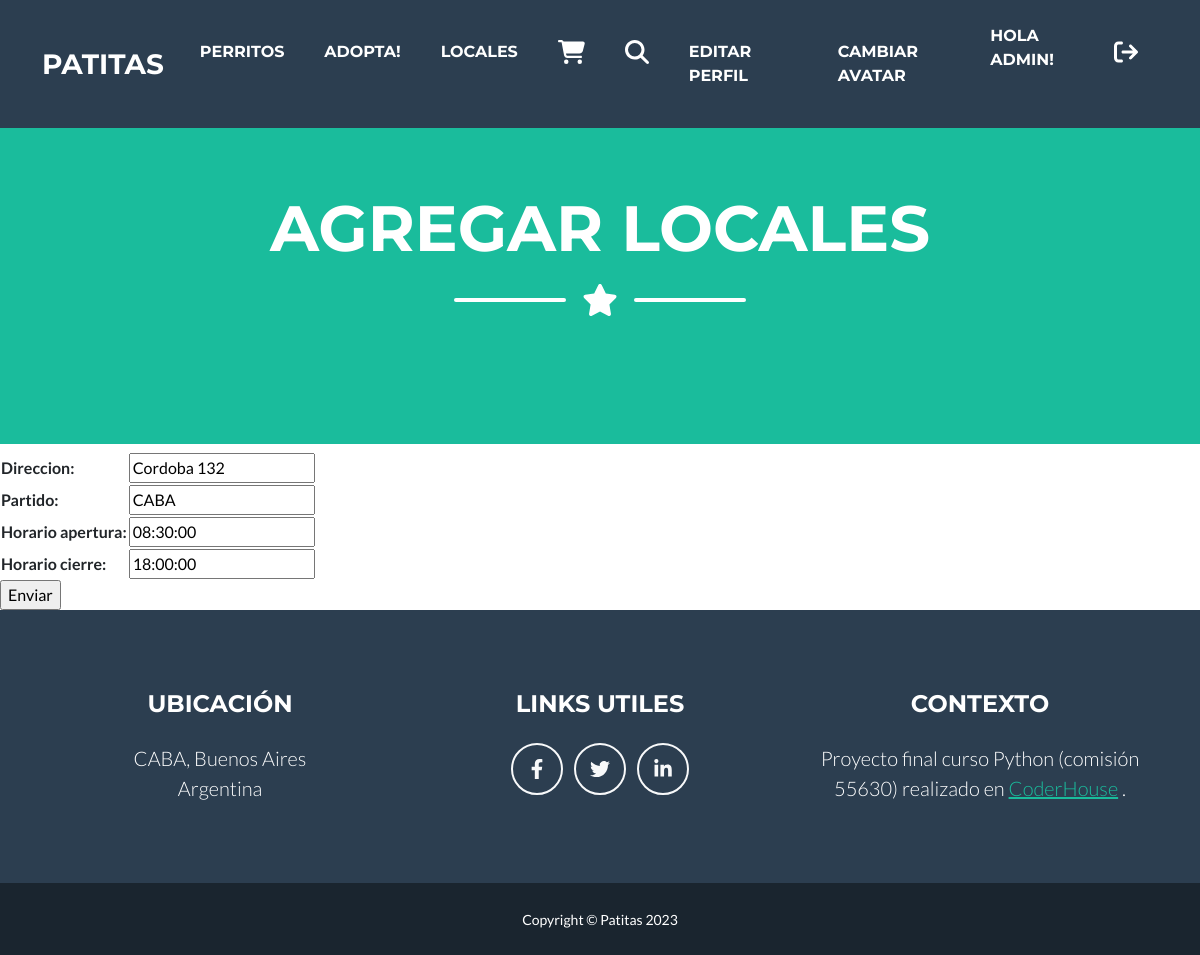
Page /update_local/1/ (signed in) on the committed database.
### aplicacion/models.py (models this page shows, shortened)
class Local(models.Model):
    direccion = models.CharField(max_length=50)
    horario_apertura = models.TimeField()
    horario_cierre = models.TimeField()
    partido = models.CharField(max_length=50)
    class Meta:
        ordering = ['partido']

### aplicacion/views.py (the view)
# urls.py: path('update_local/<int:pk>/', LocalUpdate.as_view(), name="update_local" ),
class LocalUpdate(LoginRequiredMixin, UpdateView):
    model = Local
    fields = ['direccion', 'partido', 'horario_apertura', 'horario_cierre']
    success_url = reverse_lazy('local')

### aplicacion/templates/aplicacion/local_form.html (shortened to what this page needs)
{% extends 'aplicacion/base.html' %}
{% load static %}
{% block titulo_principal %}Agregar locales{% endblock titulo_principal %}

### aplicacion/templates/aplicacion/base.html (shortened to what this page needs)
<!DOCTYPE html>
<html lang="en">
    <head>
        {% load static %}
        <link href="{% static 'aplicacion/css/styles.css' %}" rel="stylesheet" />
    </head>
    <body id="page-top">
        <nav class="navbar navbar-expand-lg bg-secondary text-uppercase fixed-top" id="mainNav">
            <div class="container">
                <a class="navbar-brand" href="{% url 'home' %}">Patitas</a>
                <div class="collapse navbar-collapse" id="navbarResponsive">
                    <ul class="navbar-nav ms-auto">
                        {% if user.is_authenticated %}
                        <li class="nav-item mx-0 mx-lg-1"><a class="nav-link py-3 px-0 px-lg-3 rounded" href="{% url 'perro' %}">Perritos</a></li>
                        <li class="nav-item mx-0 mx-lg-1"><a class="nav-link py-3 px-0 px-lg-3 rounded" href="{% url 'adoptante' %}">Adopta!</a></li>
                        <li class="nav-item mx-0 mx-lg-1"><a class="nav-link py-3 px-0 px-lg-3 rounded" href="{% url 'local' %}">Locales</a></li>
                        <li class="nav-item mx-0 mx-lg-1"><a class="nav-link py-3 px-0 px-lg-3 rounded" href="{% url 'articulo' %}"><i class="fa-solid fa-cart-shopping fa-xl" style="color: #ffffff;"></i></a></li>
                        <li class="nav-item mx-0 mx-lg-1"><a class="nav-link py-3 px-0 px-lg-3 rounded" href="{% url 'buscar_articulo' %}"><i class="fa-solid fa-magnifying-glass fa-xl" style="color: #ffffff;"></i></a></li>
                        <li class="nav-item mx-0 mx-lg-1"><a class="nav-link py-3 px-0 px-lg-3 rounded" href="{% url 'editar_perfil' %}">Editar perfil</a></li>
                        <li class="nav-item mx-0 mx-lg-1"><a class="nav-link py-3 px-0 px-lg-3 rounded" href="{% url 'agregar_avatar' %}">Cambiar avatar</a></li>
                        <p style="color:white">Hola {{user.username}}!</p>
                        <li class="nav-item mx-0 mx-lg-1"><a class="nav-link py-3 px-0 px-lg-3 rounded" href="{% url 'logout' %}"><i class="fa-solid fa-arrow-right-from-bracket fa-xl" style="color: #ffffff;"></i></a></li>
                    {% endif %}
                    </ul>
                </div>
            </div>
        </nav>
        <header class="masthead bg-primary text-white text-center">
            <div class="container d-flex align-items-center flex-column">
                <h1 class="masthead-heading text-uppercase mb-0">{% block titulo_principal %} Bienvenido {% endblock titulo_principal %}</h1>
                <div class="divider-custom divider-light">
                    <div class="divider-custom-line"></div>
                    <div class="divider-custom-icon"><i class="fas fa-star"></i></div>
                    <div class="divider-custom-line"></div>
                </div>
            </div>
        </header>
        {% block formulario %}
        <form action="" method="POST">
            <table>
                {{ form.as_table }}
            </table>
            <input type="submit" value="Enviar">
        </form>
        {% endblock formulario %}
        {% block footer %}
        <footer class="footer text-center">
            <div class="container">
                <div class="row">
                    <div class="col-lg-4 mb-5 mb-lg-0">
                        <h4 class="text-uppercase mb-4">Ubicación</h4>
                        <p class="lead mb-0">
                            CABA, Buenos Aires
                            <br />
                            Argentina
                        </p>
                    </div>
                    <div class="col-lg-4 mb-5 mb-lg-0">
                        <h4 class="text-uppercase mb-4">Links utiles</h4>
                        <a class="btn btn-outline-light btn-social mx-1" href="https://es-la.facebook.com/mariana.gomezparadiuk/"><i class="fab fa-fw fa-facebook-f"></i></a>
                        <a class="btn btn-outline-light btn-social mx-1" href="https://twitter.com/i/flow/login?redirect_after_login=%2Fmaruu_07%2Fstatuses%2F915567448199397383"><i class="fab fa-fw fa-twitter"></i></a>
                        <a class="btn btn-outline-light btn-social mx-1" href="https://www.linkedin.com/in/mariana-c-g%C3%B3mez-paradiuk-9b1276183/"><i class="fab fa-fw fa-linkedin-in"></i></a>
                    </div>
                    <div class="col-lg-4">
                        <h4 class="text-uppercase mb-4">Contexto</h4>
                        <p class="lead mb-0">
                            Proyecto final curso Python (comisión 55630) realizado en
                            <a href="https://www.coderhouse.com/">CoderHouse</a>
                            .
                        </p>
                    </div>
                </div>
            </div>
        </footer>
        {% endblock footer %}
        <div class="copyright py-4 text-center text-white">
            <div class="container"><small>Copyright &copy; Patitas 2023</small></div>
        </div>
    </body>
</html>

### rows in the picture
Local: direccion "Cordoba 132", partido "CABA", horario_apertura "08:30:00", horario_cierre "18:00:00"

### other values in the picture
{{ user.username }} "ADMIN"
